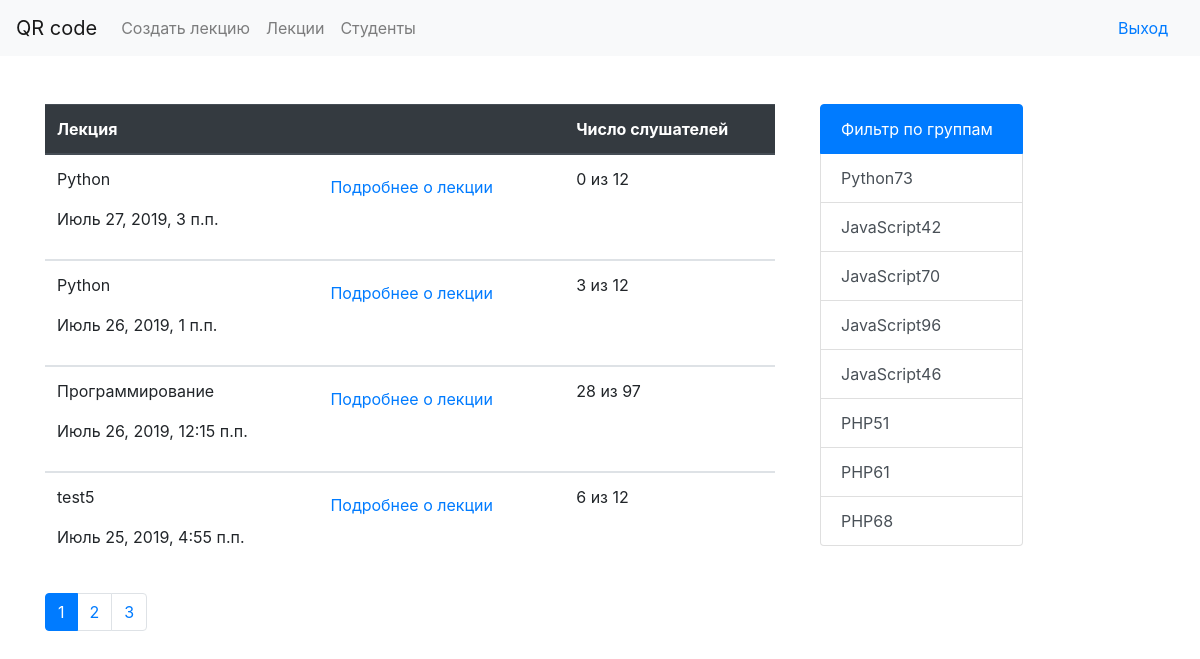
Screenshot of /lectures/ (signed in) with the database file from the repository.
### lecturer/models.py (models this page shows)
class Lecture(models.Model):
    lecture_name = models.CharField(
        verbose_name='Лекция',
        max_length=200,
    )
    students_count = models.IntegerField(default=0)
    time = models.DateTimeField(verbose_name='Дата лекции')
    student = models.ManyToManyField(
        StudentsAll,
        verbose_name='Студенты',
        blank=True
    )
    group = models.ManyToManyField(Group, verbose_name='Группа', blank=True)
    comment = models.TextField(
        verbose_name='Комментарий',
        blank=True
    )
    class Meta:
        verbose_name = 'Лекция'
        verbose_name_plural = 'Лекции'
        ordering = ['-time']
    def __str__(self):
        return str(self.lecture_name)
    def stud_count_admin(self):
        return str(self.student.count()) + ' из ' + str(self.students_count)
    stud_count_admin.short_description = 'Студентов пришло'

class Group(models.Model):
    group_name = models.CharField(
        verbose_name='Название группы',
        max_length=200,
        unique=True,
    )
    course = models.ForeignKey(
        Course,
        verbose_name='Курс',
        on_delete=models.CASCADE,
    )
    start_date = models.DateField(verbose_name='Дата начала обучения')
    end_date = models.DateField(verbose_name='Дата окончания обучения')
    activity = models.BooleanField(verbose_name='Активность', default=True)
    comment = models.TextField(
        verbose_name='Комментарий',
        blank=True
    )
    class Meta:
        verbose_name = 'Группа'
        verbose_name_plural = 'Группы'
    def __str__(self):
        return str(self.group_name)
    def stud_count_admin(self):
        return str(StudentsAll.objects.filter(
            my_group__group_name=self.group_name
        ).count())
    stud_count_admin.short_description = 'Студентов в группе'

### lecturer/views.py (the view)
# urls.py: path('lectures/', lecture, name='lecture'),
@login_required(login_url='login')
def lecture(request):
    group_filter = Group.objects.filter(
        Q(course__activity=True) & Q(activity=True)
    )
    search_query = request.GET.get('group', '')
    if search_query:
        lectures = Lecture.objects.filter(group__group_name=search_query)
    else:
        lectures = Lecture.objects.all()
    paginator = Paginator(lectures, 4)
    page_number = request.GET.get('page', 1)
    page = paginator.get_page(page_number)
    is_paginator = page.has_other_pages()
    return render(
        request,
        'lecturer/lectures.html',
        context={
            'lectures': page,
            'is_paginated': is_paginator,
            'groups': group_filter,
            'search_query': search_query
        }
    )

### lecturer/templates/lecturer/lectures.html (shortened to what this page needs)
{% extends "lecturer/base.html" %}
{% block content %}
    <table class="table">
        <thead class="thead-dark">
            <tr>
                <th scope="col">Лекция</th>
                <th scope="col"></th>
                <th scope="col">Число слушателей</th>
            </tr>
        </thead>
        {% for lecture in lectures %}
        <tbody>
            <tr>
                <td scope="row">
                    <p>{{ lecture }}</p> <p>{{ lecture.time }}</p>
                </td>
                <td scope="row">
                    <a class="nav-link" href="{% url 'lecture_more_url' lecture.id %}">Подробнее о лекции</a>
                </td>
                <td>{{ lecture.student.count }} из {{ lecture.students_count }}
                </td>
            </tr>
        </tbody>
        {% endfor %}
    </table>
    <p>{% if is_paginated %}
        <nav aria-label="...">
            <ul class="pagination">
                {% for n in lectures.paginator.page_range %}
                    {% if search_query %}
                        {% if lectures.number == n %}
                            <li class="page-item active" aria-current="page">
                                <a class="page-link" href="?group={{ search_query }}&page={{ n }}">{{ n }}<span
                                class="sr-only">(current)</span></a>
                            </li>
                        {% elif n > lectures.number|add:-3 and n < lectures.number|add:3 %}
                            <li class="page-item">
                                <a class="page-link" href="?group={{ search_query }}&page={{ n }}">{{ n }}</a>
                            </li>
                        {% endif %}
                    {% else %}
                        {% if lectures.number == n %}
                            <li class="page-item active" aria-current="page">
                                <a class="page-link" href="?page={{ n }}">{{ n }}</a>
                            </li>
                        {% elif n > lectures.number|add:-3 and n < lectures.number|add:3 %}
                            <li class="page-item">
                                <a class="page-link" href="?page={{ n }}">{{ n }}</a>
                            </li>
                        {% endif %}
                    {% endif %}
                {% endfor %}
            </ul>
        </nav>
        {% endif %}</p>
{% endblock %}
{% block left %}
<div class="col-8">
    <form action="{% url 'lecture' %}">
        <div class="list-group" id="list-tab" role="tablist">
        <a class="list-group-item list-group-item-action active" id="list-home-list" data-toggle="list" href="">Фильтр по группам</a>
        {% for group in groups %}
          <a class="list-group-item list-group-item-action" id="list-profile-list" data-toggle="list" href="?group={{ group }}">{{ group }}</a>
        {% endfor %}
         </div>
    </form>
</div>
{% endblock %}

### lecturer/templates/lecturer/base.html (shortened to what this page needs)
<!DOCTYPE html>
<html lang="en">
<head>
    <link rel="stylesheet" href="https://stackpath.bootstrapcdn.com/bootstrap/4.3.1/css/bootstrap.min.css"
>
</head>
<body>
<nav class="navbar navbar-expand-lg navbar-light bg-light">
    <div class="collapse navbar-collapse" id="navbarTogglerDemo02">
        {% if request.user.is_authenticated and request.user.is_staff %}
        <ul class="navbar-nav mr-auto mt-2 mt-lg-0">
            <li class="nav-item">
                <a class="navbar-brand" href="{% url 'main_page_url' %}">QR code</a>
            </li>
            <li class="nav-item">
                <a class="nav-link" href="{% url 'receiving_data_url' %}">Создать лекцию</a>
            </li>
            <li class="nav-item">
                <a class="nav-link" href="{% url 'lecture' %}">Лекции</a>
            </li>
            <li class="nav-item">
                <a class="nav-link" href="{% url 'student' %}">Студенты</a>
            </li>
        </ul>
        <ul class="nav justify-content-end">
            <li class="nav-item">
                <a class="nav-link" href="{% url 'logout' %}">Выход<span class="sr-only">(current)</span></a>
            </li>
        </ul>
        {%endif%}
    </div>
</nav>
<div class="container mt-5">
    <div class="row">
        <div class="col-8">
            {% block content %}
            {% endblock %}
        </div>
        <div class="col-4">
            {% block left %}
            {% endblock %}
        </div>
    </div>
</div>
</body>
</html>

### rows the page displays
Lecture: lecture_name "Python", time "Июль 27, 2019, 3 п.п.", student.count "0", students_count "12"
Lecture: lecture_name "Python", time "Июль 26, 2019, 1 п.п.", student.count "3", students_count "12"
Lecture: lecture_name "Программирование", time "Июль 26, 2019, 12:15 п.п.", student.count "28", students_count "97"
Lecture: lecture_name "test5", time "Июль 25, 2019, 4:55 п.п.", student.count "6", students_count "12"
Group: group_name "Python73"
Group: group_name "JavaScript42"
Group: group_name "JavaScript70"
Group: group_name "JavaScript96"
Group: group_name "JavaScript46"
Group: group_name "PHP51"
Group: group_name "PHP61"
Group: group_name "PHP68"

### other values shown
{{ n }} "1"
{{ n }} "2" "3"
